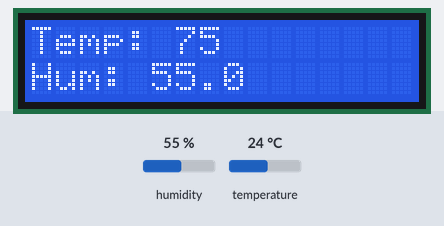
The sketch below on a simulated Arduino Uno, built with avr-gcc and run on an emulated ATmega328P. On the bench: 16×2 character LCD. The inputs (shaded band) are chosen by the test bench; at power-on: humidity 55 %, temperature 24 °C.

Above: at 1.2 s.
1.3 s: humidity set to 22 %
At 3.4 s:
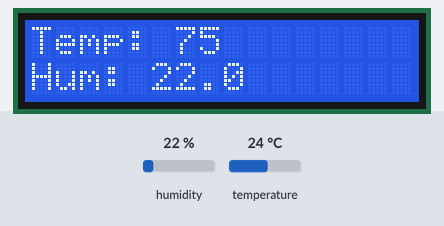
4.0 s: temperature set to 12 °C
At 4.7 s:
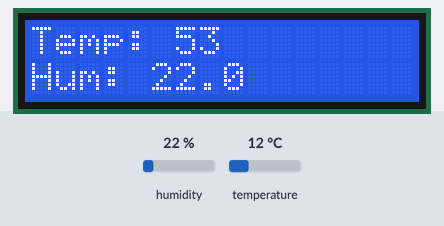
6.7 s: humidity set to 40 %
At 8.5 s:
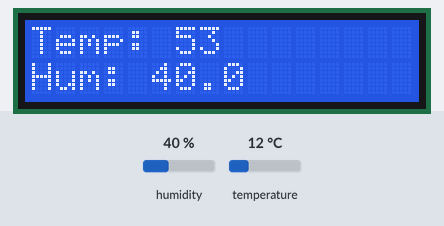
9.6 s: temperature set to 19 °C
At 10.9 s:
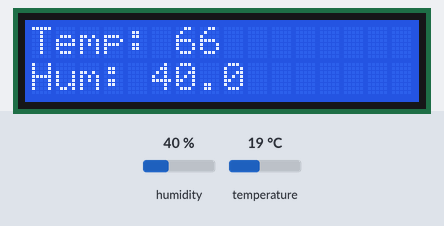
Timing chart, 0 to 12.6 s (numbered marks = the images above; inputs shaded):
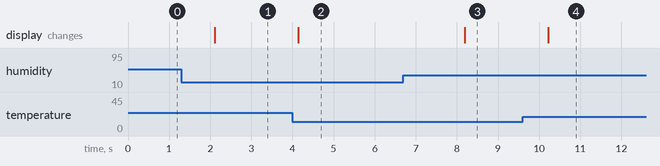

The sketch:

lcdTemp.ino
```cpp
#include <dht.h>
#include <LiquidCrystal.h>
dht DHT;

#define DHT11_PIN 2

LiquidCrystal lcd(7,8,9,10,11,12);
int temp;

void setup()
{
  Serial.begin(9600);
  lcd.begin(16,2);
}

void loop()
{
  int chk=DHT.read11(DHT11_PIN);
  lcd.print("Temp: ");
  temp = DHT.temperature;
  temp= temp*9/5+32;
  lcd.print(temp);
  lcd.setCursor(0,1);
  lcd.print("Hum: ");
  lcd.print(DHT.humidity,1);

  delay(2000);
  lcd.setCursor(0,0);
}
```

Measured:
- after the input at 1.3 s, the display: changes after 0.81 s (image 1)
- after the input at 4.0 s, the display: changes after 0.14 s (image 2)
- after the input at 6.7 s, the display: changes after 1.5 s (image 3)
- after the input at 9.6 s, the display: changes after 0.62 s (image 4)
